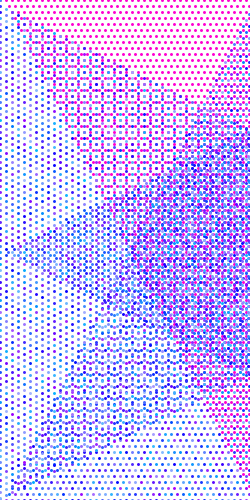
Frame 1 (no input)
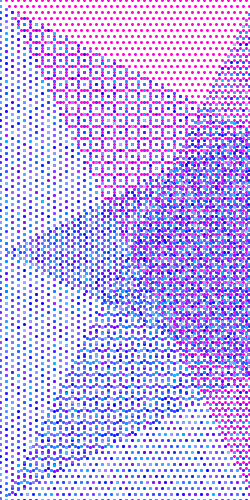
Frame 2 (the mouse pressed at the canvas centre, redrawn once)

The Processing sketch that drew these frames (run headless with seeded random() and noise(); the mouse was pressed at the canvas centre and the sketch redrawn once):

// Processing sketch: processing_32404
// ── processing_32404.pde



int a = 0;
int b = 0;
int c = 500;
int d = 6;


void setup(){
  size(250,500);
  background(255);

  strokeWeight(3);
  noFill();
  noLoop();
}

void draw(){
 
 while (b < 500){ 
 while(a < c){
  stroke(255,0,209);
  point(a, b);
  a = a + 6;
   }
  b = b + 6; 
  d = d + 3;
  a = d;
  c = c - 3;
  }
  
  a = 0;
  b = 500;
  d = 6;
  c = 500;
 while (b > 0){ 
 while(a < c){
  stroke(random(0,169),random(0,189), random(255,255));
  point(a, b);
  a = a + 6;
   }
  b = b - 6; 
  d = d + 3;
  a = d;
  c = c - 3;
  }

  a = 0;
  b = 0;
  d = 6;
  c = 500;
  while (a < 500){ 
 while(b < c){
  stroke(random(0,169),random(0,189), random(255,255));
  point(a, b);
  b = b + 6;
   }
  a = a + 6; 
  d = d + 3;
  b = d;
  c = c - 3;
  } 
  
  
  
  a = 0;
  b = 500;
  d = 6;
  c = 500;
 while (b > 0){ 
 while(a < c){
  stroke(random(0,169),random(0,189), random(255,255));
  point(b, a);
  a = a + 6;
   }
  b = b - 6; 
  d = d + 3;
  a = d;
  c = c - 3;
  }
   

}
